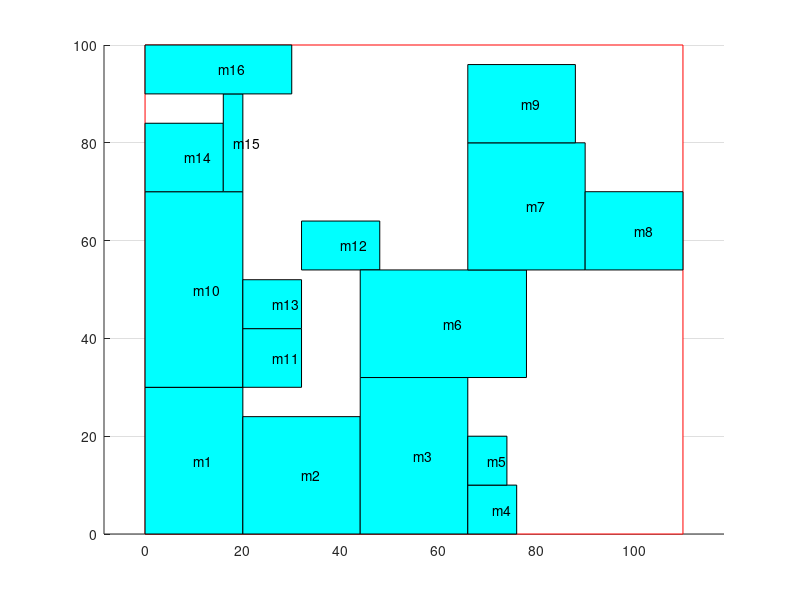

Reproduce this figure in MATLAB.
axis equal;
hold on
grid on

% area range
block_x = [ 0 0 110 110 0 ];
block_y = [ 0 100 100 0 0 ];
fill ( block_x, block_y, 'w', 'Edgecolor', 'r' );

% m1
block_x = [ 0 0 20 20 0 ];
block_y = [ 0 30 30 0 0 ];
fill ( block_x, block_y, 'c' );
text ( 10, 15, 'm1' );

% m10
block_x = [ 0 0 20 20 0 ];
block_y = [ 30 70 70 30 30 ];
fill ( block_x, block_y, 'c' );
text ( 10, 50, 'm10' );

% m11
block_x = [ 20 20 32 32 20 ];
block_y = [ 30 42 42 30 30 ];
fill ( block_x, block_y, 'c' );
text ( 26, 36, 'm11' );

% m12
block_x = [ 32 32 48 48 32 ];
block_y = [ 54 64 64 54 54 ];
fill ( block_x, block_y, 'c' );
text ( 40, 59, 'm12' );

% m13
block_x = [ 20 20 32 32 20 ];
block_y = [ 42 52 52 42 42 ];
fill ( block_x, block_y, 'c' );
text ( 26, 47, 'm13' );

% m14
block_x = [ 0 0 16 16 0 ];
block_y = [ 70 84 84 70 70 ];
fill ( block_x, block_y, 'c' );
text ( 8, 77, 'm14' );

% m15
block_x = [ 16 16 20 20 16 ];
block_y = [ 70 90 90 70 70 ];
fill ( block_x, block_y, 'c' );
text ( 18, 80, 'm15' );

% m16
block_x = [ 0 0 30 30 0 ];
block_y = [ 90 100 100 90 90 ];
fill ( block_x, block_y, 'c' );
text ( 15, 95, 'm16' );

% m2
block_x = [ 20 20 44 44 20 ];
block_y = [ 0 24 24 0 0 ];
fill ( block_x, block_y, 'c' );
text ( 32, 12, 'm2' );

% m3
block_x = [ 44 44 66 66 44 ];
block_y = [ 0 32 32 0 0 ];
fill ( block_x, block_y, 'c' );
text ( 55, 16, 'm3' );

% m4
block_x = [ 66 66 76 76 66 ];
block_y = [ 0 10 10 0 0 ];
fill ( block_x, block_y, 'c' );
text ( 71, 5, 'm4' );

% m5
block_x = [ 66 66 74 74 66 ];
block_y = [ 10 20 20 10 10 ];
fill ( block_x, block_y, 'c' );
text ( 70, 15, 'm5' );

% m6
block_x = [ 44 44 78 78 44 ];
block_y = [ 32 54 54 32 32 ];
fill ( block_x, block_y, 'c' );
text ( 61, 43, 'm6' );

% m7
block_x = [ 66 66 90 90 66 ];
block_y = [ 54 80 80 54 54 ];
fill ( block_x, block_y, 'c' );
text ( 78, 67, 'm7' );

% m8
block_x = [ 90 90 110 110 90 ];
block_y = [ 54 70 70 54 54 ];
fill ( block_x, block_y, 'c' );
text ( 100, 62, 'm8' );

% m9
block_x = [ 66 66 88 88 66 ];
block_y = [ 80 96 96 80 80 ];
fill ( block_x, block_y, 'c' );
text ( 77, 88, 'm9' );
